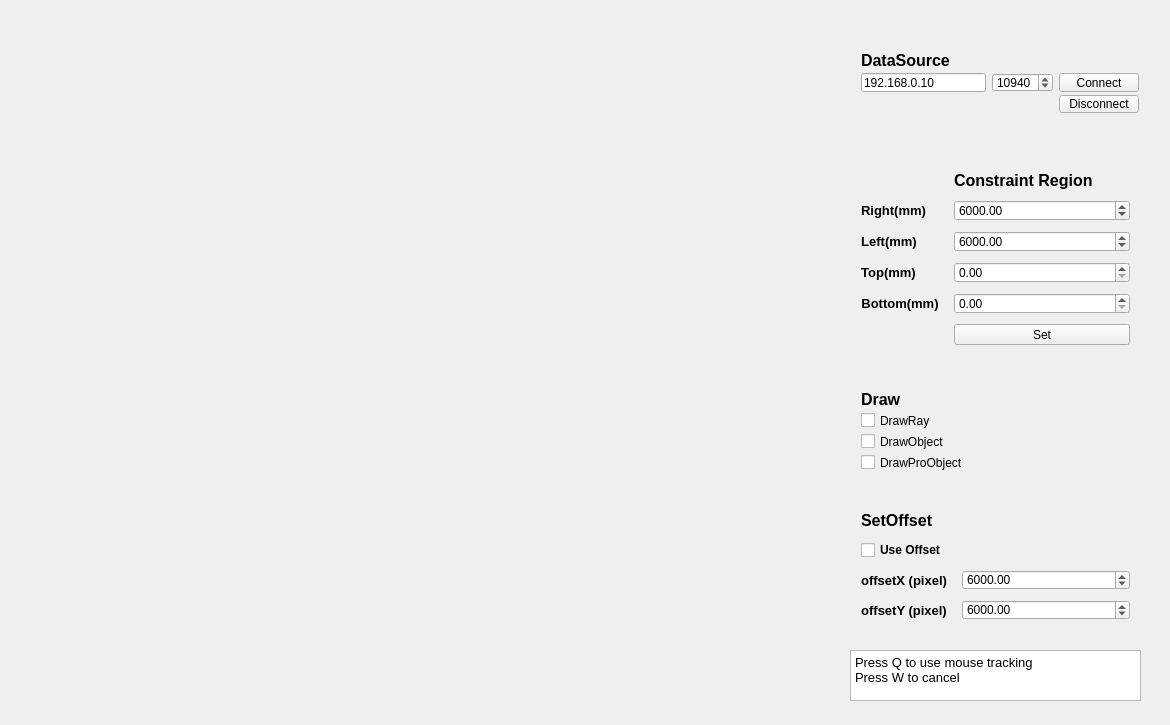
<?xml version="1.0" encoding="UTF-8"?>
<ui version="4.0">
 <class>Qt_urgClass</class>
 <widget class="QWidget" name="Qt_urgClass">
  <property name="geometry">
   <rect>
    <x>0</x>
    <y>0</y>
    <width>1170</width>
    <height>725</height>
   </rect>
  </property>
  <property name="windowTitle">
   <string>Qt_urg</string>
  </property>
  <widget class="QCustomPlot" name="plot" native="true">
   <property name="geometry">
    <rect>
     <x>30</x>
     <y>20</y>
     <width>771</width>
     <height>681</height>
    </rect>
   </property>
   <property name="sizePolicy">
    <sizepolicy hsizetype="Preferred" vsizetype="Preferred">
     <horstretch>0</horstretch>
     <verstretch>0</verstretch>
    </sizepolicy>
   </property>
   <property name="mouseTracking">
    <bool>false</bool>
   </property>
   <property name="focusPolicy">
    <enum>Qt::NoFocus</enum>
   </property>
   <property name="acceptDrops">
    <bool>false</bool>
   </property>
   <property name="autoFillBackground">
    <bool>false</bool>
   </property>
   <widget class="QLabel" name="FPS_Label">
    <property name="geometry">
     <rect>
      <x>70</x>
      <y>10</y>
      <width>381</width>
      <height>51</height>
     </rect>
    </property>
    <property name="font">
     <font>
      <family>Adobe Devanagari</family>
      <pointsize>12</pointsize>
      <weight>50</weight>
      <bold>false</bold>
     </font>
    </property>
    <property name="text">
     <string/>
    </property>
   </widget>
  </widget>
  <widget class="QWidget" name="gridLayoutWidget">
   <property name="geometry">
    <rect>
     <x>850</x>
     <y>40</y>
     <width>291</width>
     <height>84</height>
    </rect>
   </property>
   <layout class="QGridLayout" name="DataSource_Layout" rowstretch="0,0,0" columnstretch="5,2,0">
    <property name="rightMargin">
     <number>2</number>
    </property>
    <property name="horizontalSpacing">
     <number>6</number>
    </property>
    <property name="verticalSpacing">
     <number>3</number>
    </property>
    <item row="1" column="2">
     <widget class="QPushButton" name="Connect_Button">
      <property name="text">
       <string>Connect</string>
      </property>
     </widget>
    </item>
    <item row="1" column="1">
     <widget class="QDoubleSpinBox" name="Port_number_input">
      <property name="decimals">
       <number>0</number>
      </property>
      <property name="maximum">
       <double>20000.000000000000000</double>
      </property>
      <property name="stepType">
       <enum>QAbstractSpinBox::DefaultStepType</enum>
      </property>
      <property name="value">
       <double>10940.000000000000000</double>
      </property>
     </widget>
    </item>
    <item row="0" column="0">
     <widget class="QLabel" name="DataSource_Label">
      <property name="font">
       <font>
        <pointsize>12</pointsize>
        <weight>75</weight>
        <bold>true</bold>
       </font>
      </property>
      <property name="text">
       <string>DataSource</string>
      </property>
     </widget>
    </item>
    <item row="2" column="2">
     <widget class="QPushButton" name="Disconnect_Button">
      <property name="text">
       <string>Disconnect</string>
      </property>
     </widget>
    </item>
    <item row="1" column="0">
     <widget class="QLineEdit" name="IP_Input">
      <property name="text">
       <string>192.168.0.10</string>
      </property>
     </widget>
    </item>
   </layout>
  </widget>
  <widget class="QWidget" name="formLayoutWidget_2">
   <property name="geometry">
    <rect>
     <x>850</x>
     <y>160</y>
     <width>291</width>
     <height>196</height>
    </rect>
   </property>
   <layout class="QFormLayout" name="ConstrainrRegion_Layout">
    <property name="formAlignment">
     <set>Qt::AlignLeading|Qt::AlignLeft|Qt::AlignVCenter</set>
    </property>
    <property name="horizontalSpacing">
     <number>15</number>
    </property>
    <property name="verticalSpacing">
     <number>10</number>
    </property>
    <item row="1" column="0">
     <widget class="QLabel" name="Right_label">
      <property name="font">
       <font>
        <pointsize>10</pointsize>
        <weight>75</weight>
        <bold>true</bold>
       </font>
      </property>
      <property name="text">
       <string>Right(mm)</string>
      </property>
      <property name="textFormat">
       <enum>Qt::PlainText</enum>
      </property>
      <property name="alignment">
       <set>Qt::AlignCenter</set>
      </property>
     </widget>
    </item>
    <item row="1" column="1">
     <widget class="QDoubleSpinBox" name="CR_Right_Input">
      <property name="sizePolicy">
       <sizepolicy hsizetype="Minimum" vsizetype="Fixed">
        <horstretch>0</horstretch>
        <verstretch>0</verstretch>
       </sizepolicy>
      </property>
      <property name="toolTipDuration">
       <number>-1</number>
      </property>
      <property name="layoutDirection">
       <enum>Qt::LeftToRight</enum>
      </property>
      <property name="autoFillBackground">
       <bool>false</bool>
      </property>
      <property name="minimum">
       <double>10.000000000000000</double>
      </property>
      <property name="maximum">
       <double>10000.000000000000000</double>
      </property>
      <property name="value">
       <double>6000.000000000000000</double>
      </property>
     </widget>
    </item>
    <item row="2" column="0">
     <widget class="QLabel" name="Left_label">
      <property name="font">
       <font>
        <pointsize>10</pointsize>
        <weight>75</weight>
        <bold>true</bold>
       </font>
      </property>
      <property name="text">
       <string>Left(mm)</string>
      </property>
      <property name="textFormat">
       <enum>Qt::PlainText</enum>
      </property>
      <property name="alignment">
       <set>Qt::AlignCenter</set>
      </property>
     </widget>
    </item>
    <item row="2" column="1">
     <widget class="QDoubleSpinBox" name="CR_Left_Input">
      <property name="minimum">
       <double>10.000000000000000</double>
      </property>
      <property name="maximum">
       <double>10000.000000000000000</double>
      </property>
      <property name="value">
       <double>6000.000000000000000</double>
      </property>
     </widget>
    </item>
    <item row="3" column="0">
     <widget class="QLabel" name="Top_Label">
      <property name="font">
       <font>
        <pointsize>10</pointsize>
        <weight>75</weight>
        <bold>true</bold>
       </font>
      </property>
      <property name="text">
       <string>Top(mm)</string>
      </property>
      <property name="textFormat">
       <enum>Qt::PlainText</enum>
      </property>
      <property name="alignment">
       <set>Qt::AlignCenter</set>
      </property>
     </widget>
    </item>
    <item row="3" column="1">
     <widget class="QDoubleSpinBox" name="CR_Top_Input"/>
    </item>
    <item row="4" column="0">
     <widget class="QLabel" name="Bottom_Label">
      <property name="font">
       <font>
        <pointsize>10</pointsize>
        <weight>75</weight>
        <bold>true</bold>
       </font>
      </property>
      <property name="text">
       <string>Bottom(mm)</string>
      </property>
      <property name="textFormat">
       <enum>Qt::PlainText</enum>
      </property>
      <property name="alignment">
       <set>Qt::AlignCenter</set>
      </property>
     </widget>
    </item>
    <item row="4" column="1">
     <widget class="QDoubleSpinBox" name="CR_Bottom_Input"/>
    </item>
    <item row="5" column="1">
     <widget class="QPushButton" name="SetCR_Button">
      <property name="text">
       <string>Set</string>
      </property>
     </widget>
    </item>
    <item row="0" column="1">
     <widget class="QLabel" name="Constraint_Region_Label">
      <property name="font">
       <font>
        <pointsize>12</pointsize>
        <weight>75</weight>
        <bold>true</bold>
       </font>
      </property>
      <property name="text">
       <string>Constraint Region</string>
      </property>
     </widget>
    </item>
   </layout>
  </widget>
  <widget class="QWidget" name="verticalLayoutWidget">
   <property name="geometry">
    <rect>
     <x>850</x>
     <y>380</y>
     <width>240</width>
     <height>101</height>
    </rect>
   </property>
   <layout class="QVBoxLayout" name="verticalLayout">
    <item>
     <widget class="QLabel" name="Constraint_Region_Label_3">
      <property name="font">
       <font>
        <pointsize>12</pointsize>
        <weight>75</weight>
        <italic>false</italic>
        <bold>true</bold>
        <underline>false</underline>
        <strikeout>false</strikeout>
       </font>
      </property>
      <property name="text">
       <string>Draw</string>
      </property>
     </widget>
    </item>
    <item>
     <widget class="QCheckBox" name="DrawRay">
      <property name="enabled">
       <bool>true</bool>
      </property>
      <property name="text">
       <string>DrawRay</string>
      </property>
      <property name="checkable">
       <bool>true</bool>
      </property>
      <property name="checked">
       <bool>false</bool>
      </property>
     </widget>
    </item>
    <item>
     <widget class="QCheckBox" name="DrawObject">
      <property name="text">
       <string>DrawObject</string>
      </property>
      <property name="checked">
       <bool>false</bool>
      </property>
     </widget>
    </item>
    <item>
     <widget class="QCheckBox" name="DrawProObject">
      <property name="text">
       <string>DrawProObject</string>
      </property>
      <property name="checked">
       <bool>false</bool>
      </property>
     </widget>
    </item>
   </layout>
  </widget>
  <widget class="QWidget" name="formLayoutWidget_3">
   <property name="geometry">
    <rect>
     <x>850</x>
     <y>500</y>
     <width>291</width>
     <height>131</height>
    </rect>
   </property>
   <layout class="QFormLayout" name="ConstrainrRegion_Layout_2">
    <property name="formAlignment">
     <set>Qt::AlignLeading|Qt::AlignLeft|Qt::AlignVCenter</set>
    </property>
    <property name="horizontalSpacing">
     <number>15</number>
    </property>
    <property name="verticalSpacing">
     <number>10</number>
    </property>
    <item row="3" column="0">
     <widget class="QLabel" name="offsetX">
      <property name="font">
       <font>
        <pointsize>10</pointsize>
        <weight>75</weight>
        <bold>true</bold>
       </font>
      </property>
      <property name="text">
       <string>offsetX (pixel)</string>
      </property>
      <property name="textFormat">
       <enum>Qt::PlainText</enum>
      </property>
      <property name="alignment">
       <set>Qt::AlignCenter</set>
      </property>
     </widget>
    </item>
    <item row="3" column="1">
     <widget class="QDoubleSpinBox" name="CR_Right_Input_2">
      <property name="sizePolicy">
       <sizepolicy hsizetype="Minimum" vsizetype="Fixed">
        <horstretch>0</horstretch>
        <verstretch>0</verstretch>
       </sizepolicy>
      </property>
      <property name="toolTipDuration">
       <number>-1</number>
      </property>
      <property name="layoutDirection">
       <enum>Qt::LeftToRight</enum>
      </property>
      <property name="autoFillBackground">
       <bool>false</bool>
      </property>
      <property name="minimum">
       <double>10.000000000000000</double>
      </property>
      <property name="maximum">
       <double>10000.000000000000000</double>
      </property>
      <property name="value">
       <double>6000.000000000000000</double>
      </property>
     </widget>
    </item>
    <item row="4" column="0">
     <widget class="QLabel" name="offsetY">
      <property name="font">
       <font>
        <pointsize>10</pointsize>
        <weight>75</weight>
        <bold>true</bold>
       </font>
      </property>
      <property name="text">
       <string>offsetY (pixel)</string>
      </property>
      <property name="textFormat">
       <enum>Qt::PlainText</enum>
      </property>
      <property name="alignment">
       <set>Qt::AlignCenter</set>
      </property>
     </widget>
    </item>
    <item row="4" column="1">
     <widget class="QDoubleSpinBox" name="CR_Left_Input_2">
      <property name="minimum">
       <double>10.000000000000000</double>
      </property>
      <property name="maximum">
       <double>10000.000000000000000</double>
      </property>
      <property name="value">
       <double>6000.000000000000000</double>
      </property>
     </widget>
    </item>
    <item row="1" column="0">
     <widget class="QLabel" name="SetOffset_Label">
      <property name="font">
       <font>
        <pointsize>12</pointsize>
        <weight>75</weight>
        <italic>false</italic>
        <bold>true</bold>
        <underline>false</underline>
        <strikeout>false</strikeout>
       </font>
      </property>
      <property name="text">
       <string>SetOffset</string>
      </property>
     </widget>
    </item>
    <item row="2" column="0">
     <widget class="QCheckBox" name="Useoffset">
      <property name="font">
       <font>
        <weight>75</weight>
        <italic>false</italic>
        <bold>true</bold>
        <underline>false</underline>
        <strikeout>false</strikeout>
       </font>
      </property>
      <property name="text">
       <string>Use Offset</string>
      </property>
      <property name="checked">
       <bool>false</bool>
      </property>
     </widget>
    </item>
   </layout>
  </widget>
  <widget class="QLabel" name="Constraint_Region_Label_4">
   <property name="geometry">
    <rect>
     <x>850</x>
     <y>650</y>
     <width>291</width>
     <height>61</height>
    </rect>
   </property>
   <property name="font">
    <font>
     <pointsize>12</pointsize>
     <weight>75</weight>
     <bold>true</bold>
    </font>
   </property>
   <property name="text">
    <string/>
   </property>
  </widget>
  <widget class="QTextBrowser" name="textlabel">
   <property name="geometry">
    <rect>
     <x>850</x>
     <y>650</y>
     <width>291</width>
     <height>51</height>
    </rect>
   </property>
   <property name="font">
    <font>
     <weight>50</weight>
     <bold>false</bold>
    </font>
   </property>
   <property name="layoutDirection">
    <enum>Qt::LeftToRight</enum>
   </property>
   <property name="html">
    <string>&lt;!DOCTYPE HTML PUBLIC &quot;-//W3C//DTD HTML 4.0//EN&quot; &quot;http://www.w3.org/TR/REC-html40/strict.dtd&quot;&gt;
&lt;html&gt;&lt;head&gt;&lt;meta name=&quot;qrichtext&quot; content=&quot;1&quot; /&gt;&lt;style type=&quot;text/css&quot;&gt;
p, li { white-space: pre-wrap; }
&lt;/style&gt;&lt;/head&gt;&lt;body style=&quot; font-family:'PMingLiU'; font-size:9pt; font-weight:400; font-style:normal;&quot;&gt;
&lt;p style=&quot; margin-top:0px; margin-bottom:0px; margin-left:0px; margin-right:0px; -qt-block-indent:0; text-indent:0px;&quot;&gt;&lt;span style=&quot; font-size:10pt;&quot;&gt;Press Q to use mouse tracking&lt;/span&gt;&lt;/p&gt;
&lt;p style=&quot; margin-top:0px; margin-bottom:0px; margin-left:0px; margin-right:0px; -qt-block-indent:0; text-indent:0px;&quot;&gt;&lt;span style=&quot; font-size:10pt;&quot;&gt;Press W to cancel&lt;/span&gt;&lt;/p&gt;&lt;/body&gt;&lt;/html&gt;</string>
   </property>
  </widget>
 </widget>
 <layoutdefault spacing="6" margin="11"/>
 <customwidgets>
  <customwidget>
   <class>QCustomPlot</class>
   <extends>QWidget</extends>
   <header>qcustomplot.h</header>
   <container>1</container>
  </customwidget>
 </customwidgets>
 <resources>
  <include location="Qt_urg.qrc"/>
 </resources>
 <connections/>
</ui>
